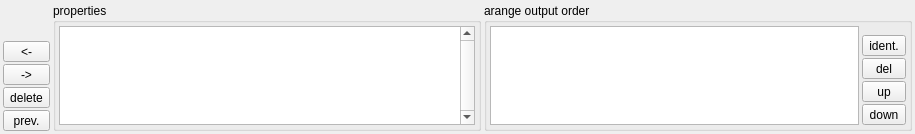
<?xml version="1.0" encoding="UTF-8"?>
<ui version="4.0">
 <class>xVPropWdgt</class>
 <widget class="QWidget" name="xVPropWdgt">
  <property name="geometry">
   <rect>
    <x>0</x>
    <y>0</y>
    <width>915</width>
    <height>134</height>
   </rect>
  </property>
  <property name="sizePolicy">
   <sizepolicy hsizetype="Preferred" vsizetype="Expanding">
    <horstretch>0</horstretch>
    <verstretch>0</verstretch>
   </sizepolicy>
  </property>
  <property name="maximumSize">
   <size>
    <width>16777215</width>
    <height>228</height>
   </size>
  </property>
  <property name="windowTitle">
   <string>Form</string>
  </property>
  <layout class="QHBoxLayout" name="horizontalLayout_2">
   <property name="spacing">
    <number>3</number>
   </property>
   <property name="leftMargin">
    <number>3</number>
   </property>
   <property name="topMargin">
    <number>3</number>
   </property>
   <property name="rightMargin">
    <number>3</number>
   </property>
   <property name="bottomMargin">
    <number>3</number>
   </property>
   <item>
    <layout class="QVBoxLayout" name="verticalLayout_3">
     <property name="spacing">
      <number>2</number>
     </property>
     <item>
      <spacer name="verticalSpacer">
       <property name="orientation">
        <enum>Qt::Vertical</enum>
       </property>
       <property name="sizeHint" stdset="0">
        <size>
         <width>20</width>
         <height>40</height>
        </size>
       </property>
      </spacer>
     </item>
     <item>
      <widget class="QToolButton" name="pPrevObjTB">
       <property name="sizePolicy">
        <sizepolicy hsizetype="Minimum" vsizetype="Fixed">
         <horstretch>0</horstretch>
         <verstretch>0</verstretch>
        </sizepolicy>
       </property>
       <property name="text">
        <string>&lt;-</string>
       </property>
       <property name="autoRepeat">
        <bool>true</bool>
       </property>
      </widget>
     </item>
     <item>
      <widget class="QToolButton" name="pNextObjTB">
       <property name="sizePolicy">
        <sizepolicy hsizetype="Minimum" vsizetype="Fixed">
         <horstretch>0</horstretch>
         <verstretch>0</verstretch>
        </sizepolicy>
       </property>
       <property name="text">
        <string>-&gt;</string>
       </property>
       <property name="autoRepeat">
        <bool>true</bool>
       </property>
      </widget>
     </item>
     <item>
      <widget class="QToolButton" name="pDeleteTB">
       <property name="sizePolicy">
        <sizepolicy hsizetype="Minimum" vsizetype="Fixed">
         <horstretch>0</horstretch>
         <verstretch>0</verstretch>
        </sizepolicy>
       </property>
       <property name="text">
        <string>delete</string>
       </property>
      </widget>
     </item>
     <item>
      <widget class="QToolButton" name="pPreviewTB">
       <property name="sizePolicy">
        <sizepolicy hsizetype="Minimum" vsizetype="Fixed">
         <horstretch>0</horstretch>
         <verstretch>0</verstretch>
        </sizepolicy>
       </property>
       <property name="text">
        <string>prev.</string>
       </property>
       <property name="checkable">
        <bool>false</bool>
       </property>
      </widget>
     </item>
    </layout>
   </item>
   <item>
    <widget class="QGroupBox" name="groupBox_2">
     <property name="title">
      <string>properties</string>
     </property>
     <layout class="QVBoxLayout" name="verticalLayout">
      <property name="spacing">
       <number>3</number>
      </property>
      <property name="leftMargin">
       <number>3</number>
      </property>
      <property name="topMargin">
       <number>3</number>
      </property>
      <property name="rightMargin">
       <number>3</number>
      </property>
      <property name="bottomMargin">
       <number>3</number>
      </property>
      <item>
       <widget class="xVPropTable" name="pPropTable">
        <property name="verticalScrollBarPolicy">
         <enum>Qt::ScrollBarAlwaysOn</enum>
        </property>
        <property name="horizontalScrollBarPolicy">
         <enum>Qt::ScrollBarAlwaysOff</enum>
        </property>
        <property name="selectionMode">
         <enum>QAbstractItemView::SingleSelection</enum>
        </property>
        <property name="selectionBehavior">
         <enum>QAbstractItemView::SelectRows</enum>
        </property>
        <attribute name="horizontalHeaderVisible">
         <bool>false</bool>
        </attribute>
        <attribute name="horizontalHeaderStretchLastSection">
         <bool>true</bool>
        </attribute>
        <attribute name="verticalHeaderVisible">
         <bool>false</bool>
        </attribute>
        <attribute name="verticalHeaderDefaultSectionSize">
         <number>25</number>
        </attribute>
        <column>
         <property name="text">
          <string>New Column</string>
         </property>
        </column>
        <column>
         <property name="text">
          <string>properties</string>
         </property>
        </column>
       </widget>
      </item>
     </layout>
    </widget>
   </item>
   <item>
    <widget class="QGroupBox" name="pOutputConGB">
     <property name="title">
      <string>arange output order</string>
     </property>
     <property name="flat">
      <bool>false</bool>
     </property>
     <property name="checkable">
      <bool>false</bool>
     </property>
     <layout class="QHBoxLayout" name="horizontalLayout">
      <property name="spacing">
       <number>3</number>
      </property>
      <property name="leftMargin">
       <number>3</number>
      </property>
      <property name="topMargin">
       <number>3</number>
      </property>
      <property name="rightMargin">
       <number>3</number>
      </property>
      <property name="bottomMargin">
       <number>3</number>
      </property>
      <item>
       <widget class="QTableWidget" name="pConnectionLWdgt">
        <property name="selectionMode">
         <enum>QAbstractItemView::SingleSelection</enum>
        </property>
        <property name="selectionBehavior">
         <enum>QAbstractItemView::SelectRows</enum>
        </property>
        <attribute name="horizontalHeaderVisible">
         <bool>false</bool>
        </attribute>
        <attribute name="horizontalHeaderStretchLastSection">
         <bool>true</bool>
        </attribute>
        <attribute name="verticalHeaderVisible">
         <bool>false</bool>
        </attribute>
        <attribute name="verticalHeaderDefaultSectionSize">
         <number>25</number>
        </attribute>
       </widget>
      </item>
      <item>
       <layout class="QVBoxLayout" name="verticalLayout_2">
        <property name="spacing">
         <number>2</number>
        </property>
        <item>
         <spacer name="verticalSpacer_2">
          <property name="orientation">
           <enum>Qt::Vertical</enum>
          </property>
          <property name="sizeHint" stdset="0">
           <size>
            <width>20</width>
            <height>40</height>
           </size>
          </property>
         </spacer>
        </item>
        <item>
         <widget class="QToolButton" name="pIdentifyTB">
          <property name="text">
           <string>ident.</string>
          </property>
          <property name="checkable">
           <bool>true</bool>
          </property>
         </widget>
        </item>
        <item>
         <widget class="QToolButton" name="pDelConnectionTB">
          <property name="sizePolicy">
           <sizepolicy hsizetype="Minimum" vsizetype="Fixed">
            <horstretch>0</horstretch>
            <verstretch>0</verstretch>
           </sizepolicy>
          </property>
          <property name="text">
           <string>del</string>
          </property>
         </widget>
        </item>
        <item>
         <widget class="QToolButton" name="pUpConnectionTB">
          <property name="sizePolicy">
           <sizepolicy hsizetype="Minimum" vsizetype="Fixed">
            <horstretch>0</horstretch>
            <verstretch>0</verstretch>
           </sizepolicy>
          </property>
          <property name="text">
           <string>up</string>
          </property>
         </widget>
        </item>
        <item>
         <widget class="QToolButton" name="pDownConnectionTB">
          <property name="sizePolicy">
           <sizepolicy hsizetype="Minimum" vsizetype="Fixed">
            <horstretch>0</horstretch>
            <verstretch>0</verstretch>
           </sizepolicy>
          </property>
          <property name="text">
           <string>down</string>
          </property>
         </widget>
        </item>
       </layout>
      </item>
     </layout>
    </widget>
   </item>
  </layout>
 </widget>
 <customwidgets>
  <customwidget>
   <class>xVPropTable</class>
   <extends>QTableWidget</extends>
   <header location="global">xvproptable.h</header>
  </customwidget>
 </customwidgets>
 <resources/>
 <connections/>
</ui>
